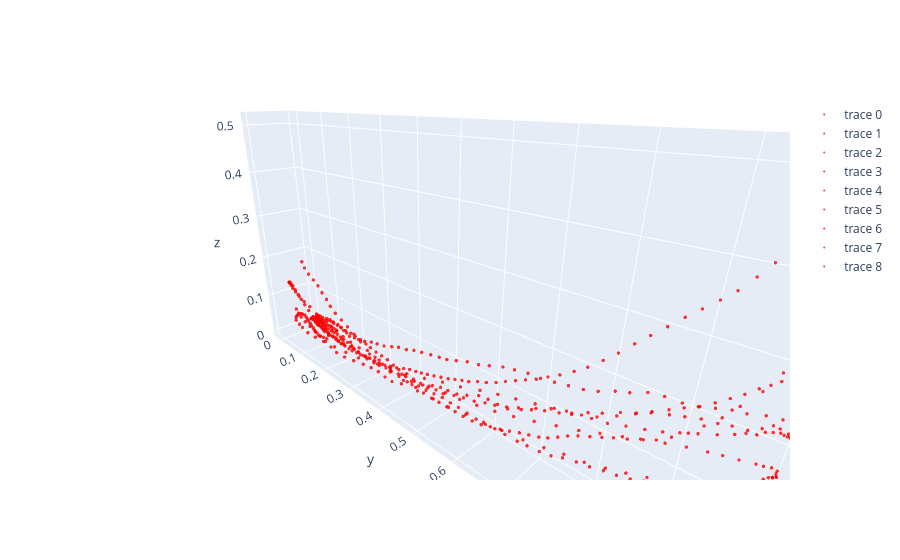

Here is the notebook cell this chart was saved with:
### Markdown cell above
### Overview #10
Plotting left controller's egocentric coordinates but normalized.

### Code cell
'''PanDown 0, RotRightZ 9, ZoomOut 11'''
gesture = "PanDown"
gesture_index = 0

fig_6 = go.Figure()

for file_num, file_path in enumerate(gesture_dict[gesture][0]):
    df = pd.read_csv(file_path)
    remove_strokes(df, gesture_index, file_num)
    filtered_df_L = get_cleaned_df(df, 1, 'l')
    filtered_df_R = get_cleaned_df(df, 1, 'r')

    if (len(filtered_df_L) != 0):
        data_sample = [] # original data of the chosen sample; 21 lists
        for col in selected_columns:
            data_sample.append(filtered_df_L[col].tolist())

        # 3.1
        #r_handed_data_sample = left_to_right_handed(data_sample=data_sample, selected_columns=selected_columns)
        # 3.2
        directional_data_sample = quaternion_to_direction(r_handed_data_sample=data_sample, selected_columns=selected_columns)
        # 3.3
        egocentric_data_sample = world_to_headspace(directional_data_sample=directional_data_sample, directional_data_names=directional_data_names)

        pts_from_3_3 = (list(zip(egocentric_data_sample[6], egocentric_data_sample[7], egocentric_data_sample[8])))
        directions_from_3_3 = (list(zip(egocentric_data_sample[9], egocentric_data_sample[10], egocentric_data_sample[11])))
        
        n = len(pts_from_3_3)
        avg_direction_from_3_3 = get_avg_direction(directions_from_3_3)
        
        # Normalize stroke while preserving aspect
        norm_stroke = normalize_stroke_preserving_aspect(pts_from_3_3)
        
        # Plot stroke and direction
        plot_markers(fig_6, norm_stroke, 'red')
  
fig_6.update_layout(
    scene=dict(
        xaxis=dict(dtick=0.1),  # Adjust range and tick spacing for x-axis
        yaxis=dict(dtick=0.1),  # Adjust range and tick spacing for y-axis
        zaxis=dict(dtick=0.1),  # Adjust range and tick spacing for z-axis (if needed),
        aspectmode='data',
        camera=dict(
            eye=dict(x=1.25, y=1.25, z=0.75)  # Adjusts the viewing angle
        )
    )
)
        


fig_6.show()
